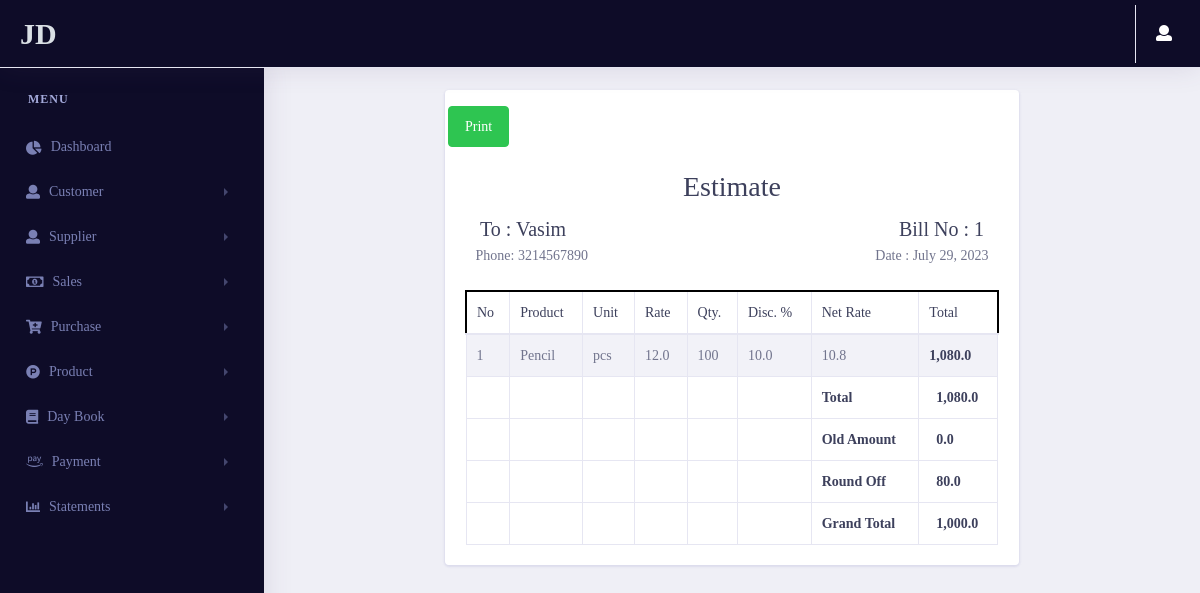
Screenshot of /purchase/purchaseinvoice/2fdba93a4d2e47749d9b27a50d0d994a (signed in) with the database file from the repository.
### pages/models.py (models this page shows, shortened)
class Profile(models.Model):
    user = models.OneToOneField(User,on_delete=models.CASCADE , related_name="profile")
    phone_no = models.CharField(max_length=20)
    company_name = models.CharField(max_length=50)
    Address = models.CharField(max_length=500)
    city = models.CharField(max_length=50)
    state = models.CharField(max_length=50)
    pincode = models.CharField(max_length=50)
    GSTNO = models.CharField(max_length=50)
    Bank_name = models.CharField(max_length=50)
    Bank_AC = models.CharField(max_length=50)
    IFSC_Code = models.CharField(max_length=50)
    Branch_name = models.CharField(max_length=50)
    id = models.UUIDField(default=uuid.uuid4 , unique=True , primary_key=True , editable=False)
    class Meta:
        indexes = [models.Index(fields=['user' , 'id'])]

### purchase/models.py (models this page shows, shortened)
class Estimate_Purchase(models.Model):
    Bill_no = models.IntegerField()
    supplier = models.ForeignKey(Supplier_estimate,on_delete=models.CASCADE)
    date = models.DateField(auto_now_add=True)
    Total_amount = models.FloatField()
    Due_amount = models.FloatField()
    Round_off = models.FloatField()
    Grand_total = models.FloatField()
    id = models.UUIDField(default=uuid.uuid4 , unique=True , primary_key=True , editable=False)
    class Meta:
        indexes = [models.Index(fields=('Bill_no' , 'id' , 'supplier'))]

class estimatepurchase_Product(models.Model):
    Bill_no = models.IntegerField()
    product_name = models.CharField(max_length=100,null=True,blank=True)
    unit = models.CharField(max_length=10)
    rate = models.FloatField()
    qty= models.IntegerField()
    dis = models.FloatField()
    netrate = models.FloatField()
    total = models.FloatField()
    id = models.UUIDField(default=uuid.uuid4 , unique=True , primary_key=True , editable=False)
    class Meta:
        indexes = [models.Index(fields=('Bill_no' , 'id' , 'product_name'))]

### supplier/models.py (models this page shows)
class Supplier_estimate(models.Model):
    fullname = models.CharField(max_length=50)
    contactno = models.CharField(max_length=50)
    city = models.CharField(max_length=50)
    state = models.CharField(max_length=50)
    landmark = models.CharField(max_length=50)
    id = models.UUIDField(default=uuid.uuid4 , unique=True , primary_key=True , editable=False)
    def __str__(self):
        return self.fullname
    class Meta:
        indexes = [models.Index(fields=['id' , 'fullname'])]

### purchase/views.py (the view)
# urls.py: path('purchaseinvoice/<pk>',views.purchaseinvoice,name="purchaseinvoice"),
@login_required(login_url='login')
def purchaseinvoice(request,pk):
    Estimate_group = Group.objects.get(name='Estimate')
    GST_group = Group.objects.get(name='GST')
    user = User.objects.get(username=request.user.username)
    if user.is_authenticated:
        if Estimate_group in user.groups.all():
            Purchase_data = Estimate_Purchase.objects.get(pk=pk)
            Purchase_data_product = estimatepurchase_Product.objects.filter(Bill_no = Purchase_data.Bill_no)
            word = 1
        if GST_group in user.groups.all():
            Purchase_data = GST_Purchase.objects.get(pk=pk)
            Purchase_data_product = gstpurchase_Product.objects.filter(Bill_no = Purchase_data.Bill_no)
            word =num2words(gst.Grand_total)
        raw_text = u"\u20B9"
        print(raw_text)
        context = {
            'Purchase_data' : Purchase_data,
            'Purchase_data_product' : Purchase_data_product,
            'word' : word
        }
        return render(request,"purchase/purchaseinvoice.html",context)
    else:
        return redirect('login')

### pages/templatetags/user_auth.py (called while the page is built)
@register.filter(name='has_group')
def has_group(user, group_name):
    group = Group.objects.get(name=group_name)
    return True if group in user.groups.all() else False

### purchase/templates/purchase/purchaseinvoice.html (shortened to what this page needs)
{% extends 'pages/base.html' %}
{% load humanize %}
{% load user_auth %}
{% block content %}
{% if request.user|has_group:"Estimate" %}
<div class="row" >
    <div class="offset-xl-2 col-xl-8 col-lg-12 col-md-12 col-sm-12 col-12">
        <div class="card">
            <div class="form-row">
                <p class="text-right pl-2 pt-3">
                    <button type="submit" id="btn" class="btn btn-space btn-success rounded" onclick="printDiv('invoice_estimate')">
                    Print
                    </button>
                </p>
            </div>
            <div class="card-body" id="invoice_estimate">
                <div class="row">
                    <div class="col">
                        <h2 class="text-center">Estimate</h2>
                    </div>
                </div>
                <div class="row mb-4">
                    <div class="col-sm-6">
                        <h3 class=" text-dark mb-1">&nbsp;&nbsp;&nbsp;To : {{Purchase_data.supplier}}</h3>
                        <div>&nbsp;&nbsp;&nbsp;Phone: {{Purchase_data.supplier.contactno}}</div>
                    </div>
                    <div class="col-sm-6 text-right">
                        <h3 class="text-dark mb-1">Bill No : {{Purchase_data.Bill_no}}&nbsp;&nbsp;&nbsp;</h3>
                        <div>Date : {{Purchase_data.date}}&nbsp;&nbsp;&nbsp;</div>
                    </div>
                </div>
                <div class="table-responsive-sm">
                    <table class="table table-striped table-bordered" style="border: 1.5px solid black;" width=100%>
                        <thead style="border: 2px solid black;">
                            <tr style="border: 2px solid black;">
                                <th class="center">No</th>
                                <th>Product</th>
                                <th class="center">Unit</th>
                                <th class="center">Rate</th>
                                <th class="right">Qty.</th>
                                <th class="center">Disc. %</th>
                                <th class="center">Net Rate</th>
                                <th class="right">Total</th>
                            </tr>
                        </thead>
                        <tbody>
                            {% for i in Purchase_data_product %}
                            <tr>
                                <td class="center">{{forloop.counter}}</td>
                                <td class="left strong">{{i.product_name}}</td>
                                <td class="right">{{i.unit}}</td>
                                <td class="center">{{i.rate}}</td>
                                <td class="right">{{i.qty}}</td>
                                <td class="center">{{i.dis}}</td>
                                <td class="center">{{i.netrate|intcomma}}</td>
                                <td class="right text-dark"><b>{{i.total|intcomma}}</b></td>
                            </tr>
                            {% endfor %}
                        </tbody>
                        <tfoot style="border: 1.5px solid black;">
                            <tr>
                                <th></th><th></th><th></th><th></th><th></th><th></th>
                                <td class="left">
                                    <strong class="text-dark">Total</strong>
                                </td>
                                <td class="right text-dark">
                                    <b>{{raw_text}}&nbsp;&nbsp;{{Purchase_data.Total_amount|intcomma}}</b>
                                </td>
                            </tr>
                             <tr>
                                <th></th><th></th><th></th><th></th><th></th><th></th>
                                <td class="left">
                                    <strong class="text-dark">Old Amount</strong>
                                </td>
                                <td class="right text-dark">
                                    <b>{{raw_text}}&nbsp;&nbsp;{{Purchase_data.Due_amount|intcomma}}</b>
                                </td>
                            </tr>
                            <tr>
                                <th></th><th></th><th></th><th></th><th></th><th></th>
                                <td class="left">
                                    <strong class="text-dark">Round Off</strong>
                                </td>
                                <td class="right text-dark">
                                    <b>{{raw_text}}&nbsp;&nbsp;{{Purchase_data.Round_off|intcomma}}</b>
                                </td>
                            </tr>
                            <tr>
                                <th></th><th></th><th></th><th></th><th></th><th></th>
                                <td class="left">
                                    <strong class="text-dark">Grand Total</strong>
                                </td>
                                <td class="right text-dark">
                                    <b>{{raw_text}}&nbsp;&nbsp;{{Purchase_data.Grand_total|intcomma}}</b>
                                </td>
                            </tr>
                        </tfoot>
                    </table>
                </div>
            </div>
        </div>
    </div>
</div>
{% endif %}
{% endblock content %}

### pages/templates/pages/base.html (shortened to what this page needs)
{% load static %}
{% load user_auth %}
<!doctype html>
<html lang="en">
<head>
    <link rel="stylesheet" href="{% static 'vendor/bootstrap/css/bootstrap.min.css' %}">
    <link href="{% static 'vendor/fonts/circular-std/style.css' %}" rel="stylesheet">
    <link rel="stylesheet" href="{% static 'libs/css/style.css' %}">
    <link rel="stylesheet" href="{% static 'vendor/fonts/fontawesome/css/fontawesome-all.css' %}">
    <link rel="stylesheet" href="{% static 'vendor/fonts/material-design-iconic-font/css/materialdesignicons.min.css' %}">
    <link rel="stylesheet" href="{% static 'vendor/fonts/flag-icon-css/flag-icon.min.css' %}">
    <link href="{% static 'Select2/css/select2.min.css' %}" rel="stylesheet" type="text/css">
</head>
<body>
    <div class="dashboard-main-wrapper">
          <div class="dashboard-header">
            <nav class="navbar navbar-expand-lg sidebar-dark fixed-top" >
                <a class="navbar-brand text-light" href="{% url 'dashboard' %}">{{request.user.profile.company_name}}</a>
                <div class="collapse navbar-collapse " id="navbarSupportedContent">
                    <ul class="navbar-nav ml-auto navbar-right-top">
                        <li class="nav-item dropdown nav-user">
                            <a class="nav-link nav-user-img" href="#" id="navbarDropdownMenuLink2" data-toggle="dropdown" aria-haspopup="true" aria-expanded="false"><i class="fas fa-user mr-2" style="color: white;" aria-hidden="true"></i></a>
                        </li>
                    </ul>
                </div>
            </nav>
        </div>
        <div class="nav-left-sidebar sidebar-dark">
            <div class="menu-list">
                <nav class="navbar navbar-expand-lg navbar-dark">
                    <div class="collapse navbar-collapse" id="navbarNav">
                        <ul class="navbar-nav flex-column">
                            <li class="nav-divider">
                                Menu
                            </li>
                            <li class="nav-item">
                                <a class="nav-link" href="{% url 'dashboard' %}"><i class="fas fa-chart-pie" aria-hidden="true"></i>Dashboard</a>
                            </li>
                            <li class="nav-item">
                                <a class="nav-link" href="#" data-toggle="collapse" aria-expanded="false" data-target="#submenu-2" aria-controls="submenu-2"><i class="fa fa-user"></i>Customer</a>
                            </li>
                            <li class="nav-item">
                                <a class="nav-link" href="#" data-toggle="collapse" aria-expanded="false" data-target="#submenu-3" aria-controls="submenu-3"><i class="fa fa-user"></i>Supplier</a>
                            </li>
                            <li class="nav-item">
                                <a class="nav-link" href="#" data-toggle="collapse" aria-expanded="false" data-target="#submenu-7" aria-controls="submenu-6"><i class="far fa-money-bill-alt"></i>Sales</a>
                            </li>
                            <li class="nav-item">
                                <a class="nav-link" href="#" data-toggle="collapse" aria-expanded="false" data-target="#submenu-4" aria-controls="submenu-4"><i class="fas fa-cart-plus"></i>Purchase</a>
                            </li>
                            <li class="nav-item">
                                <a class="nav-link" href="#" data-toggle="collapse" aria-expanded="false" data-target="#submenu-5" aria-controls="submenu-5"><i class=" fab fa-product-hunt"></i>Product</a>
                            </li>
                            <li class="nav-item">
                                <a class="nav-link" href="#" data-toggle="collapse" aria-expanded="false" data-target="#submenu-6" aria-controls="submenu-5"><i class="fas fa-book"></i>Day Book</a>
                            </li>
                            <li class="nav-item">
                                <a class="nav-link" href="#" data-toggle="collapse" aria-expanded="false" data-target="#payment" aria-controls="submenu-5"><i class="fab fa-amazon-pay"></i>Payment</a>
                            </li>
                            <li class="nav-item">
                                <a class="nav-link" href="#" data-toggle="collapse" aria-expanded="false" data-target="#statement" aria-controls="statement"><i class="fas fa-chart-bar"></i>Statements</a>
                            </li>
                        </ul>
                    </div>
                </nav>
            </div>
        </div>
        <div class="dashboard-wrapper">
            <div class="dashboard-ecommerce">
                <div class="container-fluid dashboard-content ">
                    <div class="ecommerce-widget">
                    {% block content %}
                    {% endblock content %}
                    </div>
                </div>
            </div>
        </div>
    </div>
</body>
</html>

### rows the page displays
Estimate_Purchase: supplier "Vasim", supplier.contactno "3214567890", Bill_no "1", date "July 29, 2023", Total_amount "1,080.0", Due_amount "0.0", Round_off "80.0", Grand_total "1,000.0"
estimatepurchase_Product: product_name "Pencil", unit "pcs", rate "12.0", qty "100", dis "10.0", netrate "10.8", total "1,080.0"

### other values shown
{{ request.user.profile.company_name }} "JD"
